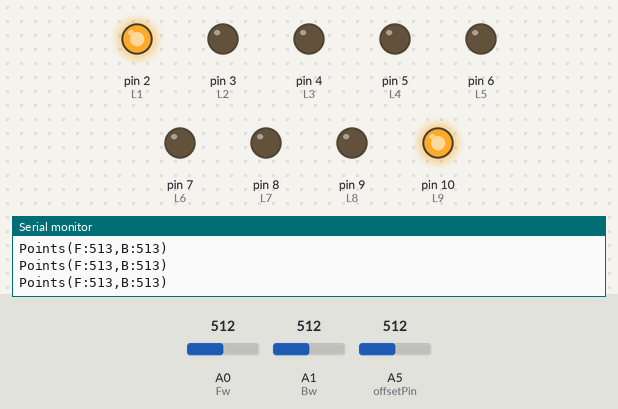
This sketch was run on a simulated Arduino Uno, built with avr-gcc and run on an emulated ATmega328P. Shown: output pins drawn as LEDs (lit = HIGH), the last lines printed to the serial monitor. The inputs (shaded band) are chosen by the test bench; at power-on: A0 (Fw) = 512, A1 (Bw) = 512, A5 (offsetPin) = 512.

Above: at 1.2 s.
1.3 s: A0 (Fw) set to 607
4.3 s: A0 (Fw) set to 638
At 5.0 s:
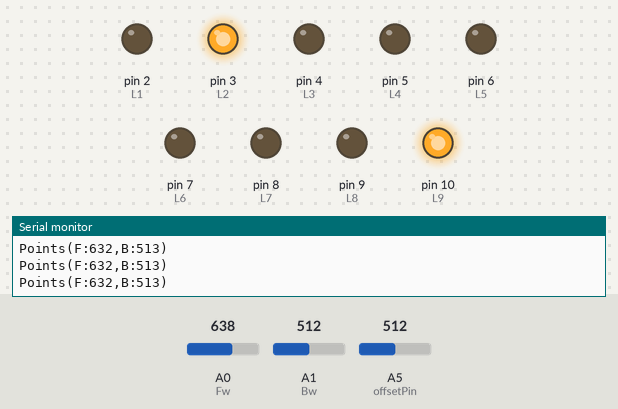
5.9 s: A1 (Bw) set to 613
8.9 s: A1 (Bw) set to 635
At 9.6 s:
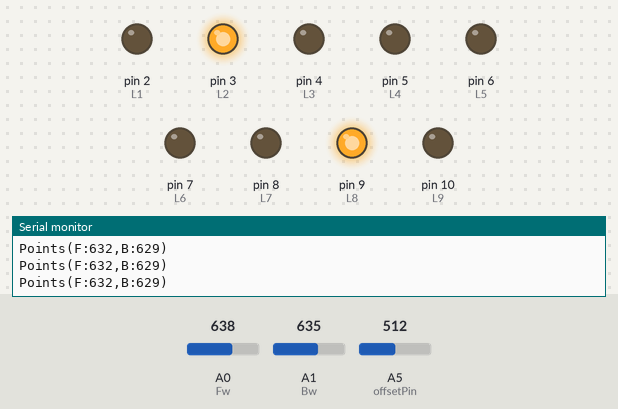
10.4 s: A5 (offsetPin) set to 384
13.4 s: A5 (offsetPin) set to 368
At 15.0 s:
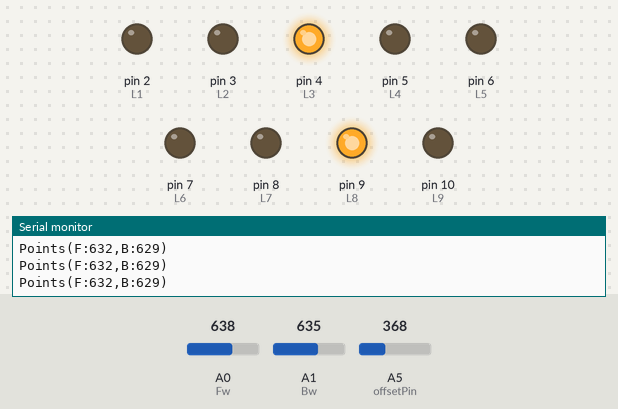
Timing chart, 0 to 16.0 s (numbered marks = the images above; inputs shaded):
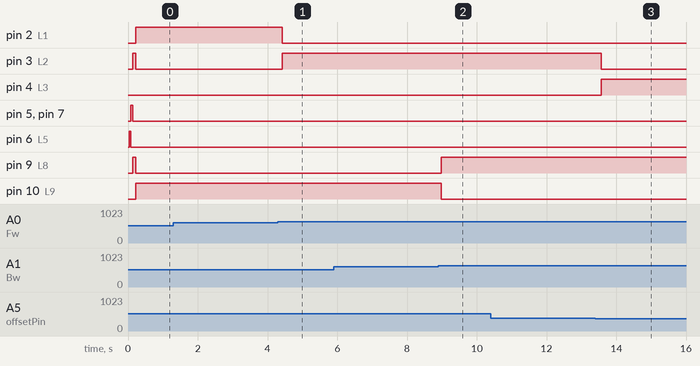

Measured:
- the behaviour switches between 621 and 622 on A0 (Fw) (found by bisection; images 0 and 1)
- the behaviour switches between 621 and 622 on A1 (Bw) (found by bisection; images 1 and 2)
- the behaviour switches between 369 and 368 on A5 (offsetPin) (found by bisection; images 2 and 3)
- after the input at 4.3 s, pin 2 (L1): HIGH → LOW after 0.12 s; pin 3 (L2): LOW → HIGH after 0.12 s
- after the input at 8.9 s, pin 9 (L8): LOW → HIGH after 0.08 s; pin 10 (L9): HIGH → LOW after 0.08 s
- after the input at 13.4 s, pin 3 (L2): HIGH → LOW after 0.17 s; pin 4 (L3): LOW → HIGH after 0.17 s

The sketch:

HearPosition.ino
```cpp
#define Fw A0
#define Bw A1


#define L1 2
#define L2 3
#define L3 4

#define L4 5
#define L5 6
#define L6 7

#define L7 8
#define L8 9
#define L9 10

#define offsetPin A5


void setup(){

	pinMode(Fw,INPUT);
	pinMode(Bw,INPUT);
 pinMode(offsetPin,INPUT);

pinMode(L1, OUTPUT);
pinMode(L2, OUTPUT);
pinMode(L3, OUTPUT);
pinMode(L4, OUTPUT);
pinMode(L5, OUTPUT);
pinMode(L6, OUTPUT);
pinMode(L7, OUTPUT);
pinMode(L8, OUTPUT);
pinMode(L9, OUTPUT);


	Serial.begin(9600);
	Serial.println("Hear Position");
	delay(30);


}


int forward=1023;
int backward=1023;

int currentForward=1023;
int currentBackward=1023;

int LightF;
int newF;
int LightB;
int newB;

int humbral=0;

int humbral1=800;
int humbral2=600;
int humbral3=400;
int humbral4=200;


int offset=0;
int i=7;


void loop(){


 if(i>13){offset=analogRead(offsetPin);
        i=0;

        humbral=(1023-offset)/5;
        humbral1=1023-humbral;
        humbral2=1023-2*humbral;
        humbral3=1023-3*humbral;
        humbral4=1023-4*humbral;


    }
    else i++;


 currentBackward=	analogRead(Bw)+1;
	currentForward=		analogRead(Fw)+1;


backward = (currentBackward + 7 * backward) >> 3;
forward  = (currentForward  + 7 * forward) >> 3;


	Serial.print("Points(F:");
	Serial.print(forward);
	Serial.print(",B:");
	Serial.print(backward);
	Serial.println(")");


 if(backward>humbral1 && forward>humbral1) {
        newB=L5;
        newF=L5;
        }
 else{


        if(backward>humbral2)newB=L6;


 else{

     if( backward>humbral3)newB=L7;
 else{


                           if( backward>humbral4)newB=L8;
 else{

        newB=L9;


    }

    }
    }

    if( forward >humbral2)newF=L4;
 else{
        if(forward>humbral3)newF=L3;
 else{


            if( forward>humbral4)newF=L2;
 else{
        newF=L1;

    }

    }
    }

 }


 if(newF!=LightF){
        digitalWrite(LightF,LOW);
        LightF=newF;
        digitalWrite(LightF,HIGH);
    }
 if(newB!=LightB){
        digitalWrite(LightB,LOW);
        LightB=newB;
        digitalWrite(LightB,HIGH);
    }

	delay(10);

}
```
